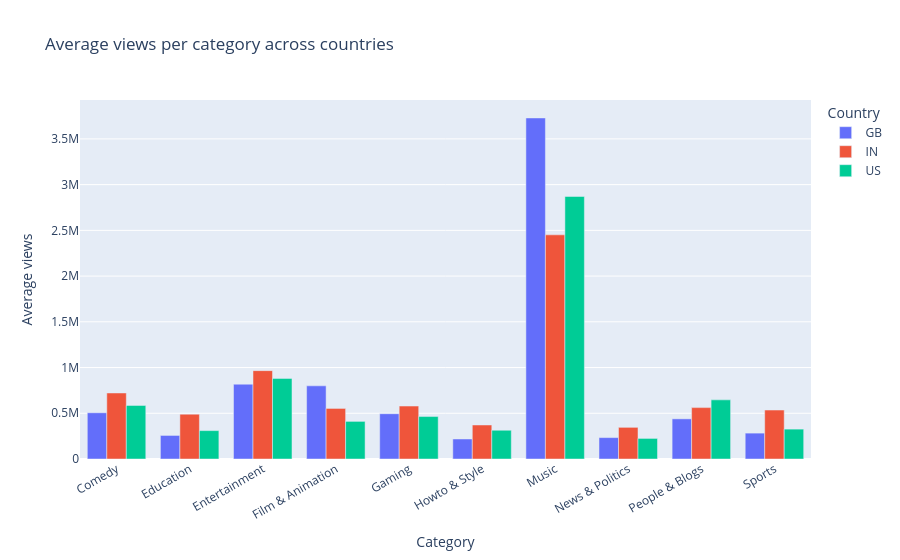

Write notebook code for a chart like this one.
### Markdown cell above
**Interpretation (Plotly scatter).** Coloring by category shows Music and Entertainment points stretching farthest into the high-views / high-likes corner, while some categories cluster lower-left. Hovering titles makes it easy to spot individual mega-hits without cluttering the axes. An interactive scatter fits two continuous metrics plus a categorical color and a text hover field.

### Code cell
avg_views = (
    df.groupby(["country", "category_name"], as_index=False)["views"]
    .mean()
    .rename(columns={"views": "avg_views"})
)

frequent_cats = df["category_name"].value_counts().head(10).index
avg_views_top = avg_views[avg_views["category_name"].isin(frequent_cats)]

fig2 = px.bar(
    avg_views_top,
    x="category_name",
    y="avg_views",
    color="country",
    barmode="group",
    title="Average views per category across countries",
    labels={
        "category_name": "Category",
        "avg_views": "Average views",
        "country": "Country",
    },
)
fig2.update_layout(xaxis_tickangle=-30, legend_title_text="Country")
fig2.show()

print("Highest average-view cells:")
print(avg_views_top.sort_values("avg_views", ascending=False).head(8))

### Figure 1 — Plotly figure (JSON) as saved in the notebook; plotly's stock layout.template omitted (floating-point values rounded to 4 significant figures)
{"data": [{"alignmentgroup": "True", "hovertemplate": "Country=GB<br>Category=%{x}<br>Average views=%{y}<extra></extra>", "legendgroup": "GB", "marker": {"color": "#636efa", "pattern": {"shape": ""}}, "name": "GB", "offsetgroup": "GB", "orientation": "v", "showlegend": true, "textposition": "auto", "type": "bar", "x": ["Comedy", "Education", "Entertainment", "Film & Animation", "Gaming", "Howto & Style", "Music", "News & Politics", "People & Blogs", "Sports"], "xaxis": "x", "y": [505500.0, 257600.0, 818000.0, 800000.0, 495200.0, 218800.0, 3729000.0, 234000.0, 439000.0, 283000.0], "yaxis": "y"}, {"alignmentgroup": "True", "hovertemplate": "Country=IN<br>Category=%{x}<br>Average views=%{y}<extra></extra>", "legendgroup": "IN", "marker": {"color": "#EF553B", "pattern": {"shape": ""}}, "name": "IN", "offsetgroup": "IN", "orientation": "v", "showlegend": true, "textposition": "auto", "type": "bar", "x": ["Comedy", "Education", "Entertainment", "Film & Animation", "Gaming", "Howto & Style", "Music", "News & Politics", "People & Blogs", "Sports"], "xaxis": "x", "y": [721900.0, 490200.0, 966200.0, 552900.0, 578900.0, 371900.0, 2451000.0, 346200.0, 561800.0, 535200.0], "yaxis": "y"}, {"alignmentgroup": "True", "hovertemplate": "Country=US<br>Category=%{x}<br>Average views=%{y}<extra></extra>", "legendgroup": "US", "marker": {"color": "#00cc96", "pattern": {"shape": ""}}, "name": "US", "offsetgroup": "US", "orientation": "v", "showlegend": true, "textposition": "auto", "type": "bar", "x": ["Comedy", "Education", "Entertainment", "Film & Animation", "Gaming", "Howto & Style", "Music", "News & Politics", "People & Blogs", "Sports"], "xaxis": "x", "y": [585800.0, 310400.0, 881300.0, 411300.0, 464000.0, 314400.0, 2870000.0, 225100.0, 646600.0, 326700.0], "yaxis": "y"}], "layout": {"barmode": "group", "legend": {"title": {"text": "Country"}, "tracegroupgap": 0}, "title": {"text": "Average views per category across countries"}, "xaxis": {"anchor": "y", "domain": [0, 1], "tickangle": -30, "title": {"text": "Category"}}, "yaxis": {"anchor": "x", "domain": [0, 1], "title": {"text": "Average views"}}}}
